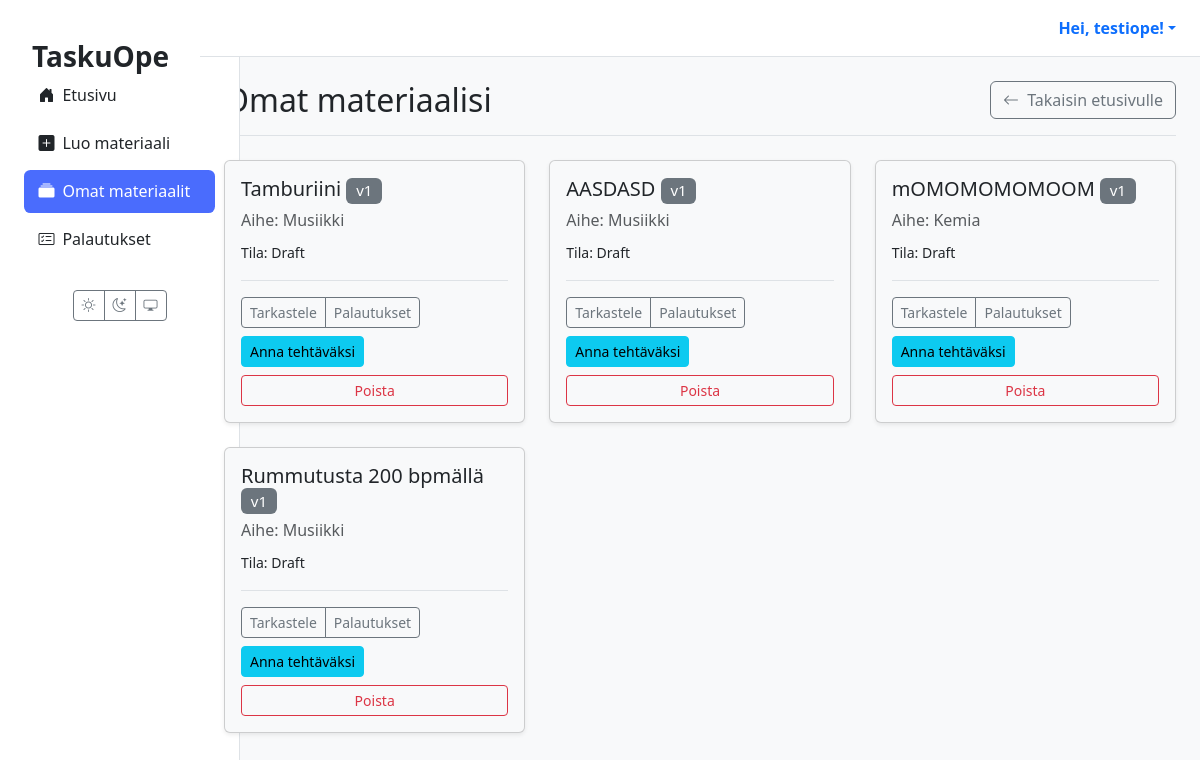
Page /materiaalit/ (signed in) on the earlier database version.
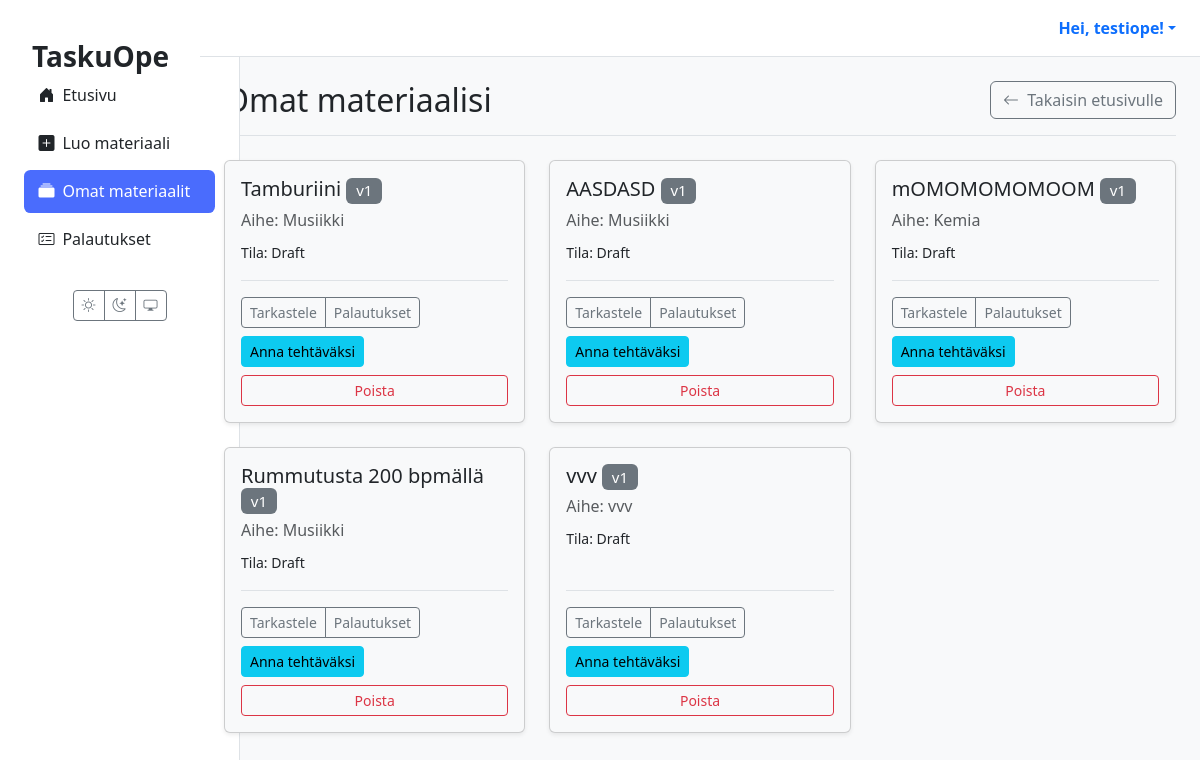
Same page on the later database version.
### materials/models.py (models this page shows, shortened)
class Material(models.Model):
    class MaterialType(models.TextChoices):
        TASK = 'tehtävä', 'Tehtävä'
        LEARNING_MATERIAL = 'oppimateriaali', 'Oppimateriaali'
        TEST = 'testi', 'Testi'
        EXAM = 'koe', 'Koe'
        VIDEO = 'video', 'Video'
        GAME = 'peli', 'Peli'
    class Status(models.TextChoices):
        DRAFT = 'DRAFT', 'Draft'
        PENDING_APPROVAL = 'PENDING', 'Pending Approval'
        APPROVED = 'APPROVED', 'Approved'
        REJECTED = 'REJECTED', 'Rejected'
    GRADE_CHOICES = [(str(i), f"{i}. luokka") for i in range(1, 10)]
    id = models.UUIDField(primary_key=True, default=uuid.uuid4, editable=False)
    title = models.CharField(max_length=255)
    content = models.TextField(help_text="The raw content generated by the AI.")
    structured_content = models.JSONField(null=True, blank=True, help_text="Parsed content, e.g., quiz questions.")
    material_type = models.CharField(max_length=50, choices=MaterialType.choices, default=MaterialType.TASK)
    subject = models.CharField(max_length=100, null=True, blank=True)
    grade_level = models.CharField(max_length=20, choices=GRADE_CHOICES, null=True, blank=True)
    audience = models.JSONField(null=True, blank=True, help_text="e.g., {'learning_styles': ['visual'], 'languages': ['en', 'fi']}")
    author = models.ForeignKey(settings.AUTH_USER_MODEL, related_name='authored_materials', on_delete=models.CASCADE, limit_choices_to={'role': 'TEACHER'})
    prompt = models.ForeignKey(Prompt, on_delete=models.SET_NULL, null=True, blank=True)
    status = models.CharField(max_length=50, choices=Status.choices, default=Status.DRAFT)
    version = models.IntegerField(default=1)
    parent = models.ForeignKey('self', on_delete=models.SET_NULL, null=True, blank=True, related_name='versions')
    created_at = models.DateTimeField(auto_now_add=True)
    updated_at = models.DateTimeField(auto_now=True)

### materials/views.py (the view)
# urls.py: path("materiaalit/", views.material_list_view, name="material_list"),
@login_required(login_url='kirjaudu')
def material_list_view(request):
    if request.user.role != 'TEACHER':
        messages.error(request, "Vain opettajat voivat nähdä tämän sivun.")
        return redirect('dashboard')
    materials = Material.objects.filter(author=request.user)
    return render(request, 'materials/list.html', {'materials': materials})

### templates/materials/list.html (shortened to what this page needs)
{% extends 'partials/base.html' %}
{% load static %}
{% block content %}
<div class="container-fluid">
  <div class="d-flex justify-content-between align-items-center mb-4 border-bottom pb-3">
    <h1 class="h2 mb-0">Omat materiaalisi</h1>
    <a href="{% url 'dashboard' %}" class="btn btn-outline-secondary">
      <i class="bi bi-arrow-left me-1"></i> Takaisin etusivulle
    </a>
  </div>
  <section class="materials-list">
    <div class="row row-cols-1 row-cols-md-2 row-cols-xl-3 g-4">
      {% for m in materials %}
      <div class="col">
        <div class="card h-100 shadow-sm">
          <div class="card-body d-flex flex-column">
            <h5 class="card-title">
              {{ m.title }}
              <span class="badge bg-secondary fw-normal">v{{ m.version }}</span>
            </h5>
            <p class="card-subtitle mb-2 text-muted">Aihe: {{ m.subject|default:'Ei määritelty' }}</p>
            <p class="card-text"><small>Tila: {{ m.get_status_display }}</small></p>
            <div class="mt-auto pt-3 border-top">
              <div class="d-flex justify-content-between align-items-center flex-wrap gap-2">
                <div class="btn-group">
                  <a class="btn btn-sm btn-outline-secondary" href="{% url 'material_detail' material_id=m.id %}">Tarkastele</a>
                  <a class="btn btn-sm btn-outline-secondary" href="{% url 'view_submissions' material_id=m.id %}">Palautukset</a>
                </div>
                <a class="btn btn-sm btn-info" href="{% url 'assign_material' material_id=m.id %}">Anna tehtäväksi</a>
              </div>
              <div class="d-grid mt-2">
                <button type="button"
                        class="btn btn-sm btn-outline-danger"
                        data-bs-toggle="modal"
                        data-bs-target="#deleteModal-{{ m.id }}">
                  Poista
                </button>
              </div>
            </div>
          </div>
        </div>
      </div>
      {% endfor %}
    </div>
  </section>
</div>
{% endblock %}

Differences in the rows shown:
added Material: title "vvv", version "1", subject "vvv", status "Draft"
